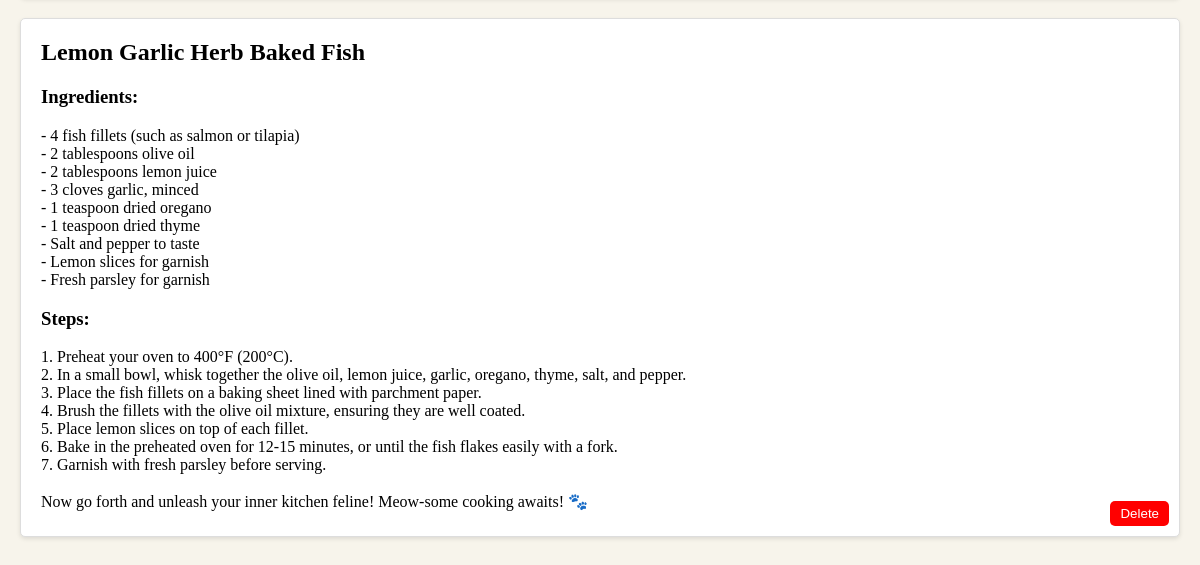
Page /recipes/ (lower part) on the earlier database version.
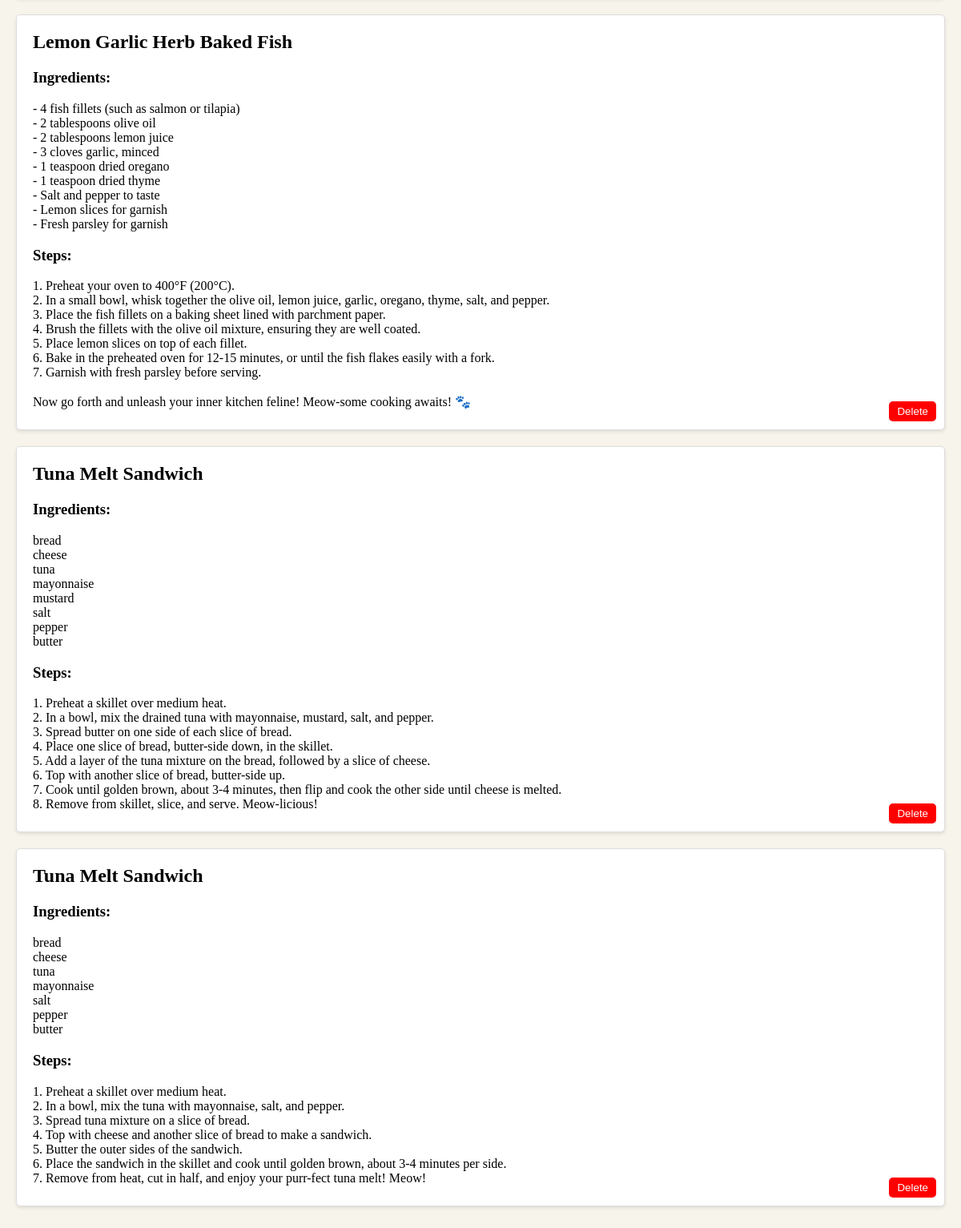
Same page on the later database version.
### KartKat/models.py (models this page shows, shortened)
class Recipe(models.Model):
    name = models.CharField(max_length=200)
    ingredients = models.TextField()
    steps = models.TextField()

### KartKat/views.py (the view)
# urls.py: path('recipes/', views.recipe_list, name='recipe_list'),
def recipe_list(request):
    recipes = Recipe.objects.all()
    return render(request, 'recipe_list.html', {'recipes': recipes})

### KartKat/templates/recipe_list.html (shortened to what this page needs)
<!DOCTYPE html>
<html lang="en">
<head>
</head>
<body>
    {% include 'navbar.html' %}
    <div class="container">
        {% for recipe in recipes %}
        <div class="recipe" id="recipe-{{ recipe.id }}">
            <h2>{{ recipe.name }}</h2>
            <h3>Ingredients:</h3>
            <p>{{ recipe.ingredients|linebreaksbr }}</p>
            <h3>Steps:</h3>
            <p>{{ recipe.steps|linebreaksbr }}</p>
            <button class="delete-button" onclick="deleteRecipe({{ recipe.id }})">Delete</button>
        </div>
        {% endfor %}
    </div>
</body>
</html>

Differences in the rows shown:
added Recipe: name "Tuna Melt Sandwich", ingredients "bread cheese tuna mayonnaise mustard salt pepper butter", steps "1. Preheat a skillet over medium heat. 2. In a bowl, mix the drained tuna with mayonnaise, mustard, salt, and pepper. 3. Spread butter on one side of each slice of bread. 4. Place one slice of bread, butter-side down, in the skillet. 5. Add a layer of the tuna mixture on the bread, followed by a slice of cheese. 6. Top with another slice of bread, butter-side up. 7. Cook until golden brown, about 3-4 minutes, then flip and cook the other side until cheese is melted. 8. Remove from skillet, slice, and serve. Meow-licious!"
added Recipe: name "Tuna Melt Sandwich", ingredients "bread cheese tuna mayonnaise salt pepper butter", steps "1. Preheat a skillet over medium heat. 2. In a bowl, mix the tuna with mayonnaise, salt, and pepper. 3. Spread tuna mixture on a slice of bread. 4. Top with cheese and another slice of bread to make a sandwich. 5. Butter the outer sides of the sandwich. 6. Place the sandwich in the skillet and cook until golden brown, about 3-4 minutes per side. 7. Remove from heat, cut in half, and enjoy your purr-fect tuna melt! Meow!"
